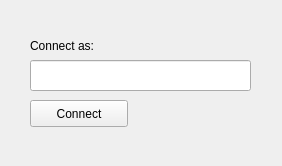
<?xml version="1.0" encoding="UTF-8"?>
<ui version="4.0">
 <class>connectscreen</class>
 <widget class="QWidget" name="connectscreen">
  <property name="geometry">
   <rect>
    <x>0</x>
    <y>0</y>
    <width>282</width>
    <height>166</height>
   </rect>
  </property>
  <property name="windowTitle">
   <string>Form</string>
  </property>
  <widget class="QPushButton" name="pushButton">
   <property name="geometry">
    <rect>
     <x>30</x>
     <y>100</y>
     <width>98</width>
     <height>27</height>
    </rect>
   </property>
   <property name="text">
    <string>Connect</string>
   </property>
  </widget>
  <widget class="QLineEdit" name="lineEdit">
   <property name="geometry">
    <rect>
     <x>30</x>
     <y>60</y>
     <width>221</width>
     <height>31</height>
    </rect>
   </property>
  </widget>
  <widget class="QLabel" name="label">
   <property name="geometry">
    <rect>
     <x>30</x>
     <y>30</y>
     <width>141</width>
     <height>31</height>
    </rect>
   </property>
   <property name="text">
    <string>Connect as:</string>
   </property>
  </widget>
 </widget>
 <resources/>
 <connections/>
</ui>
